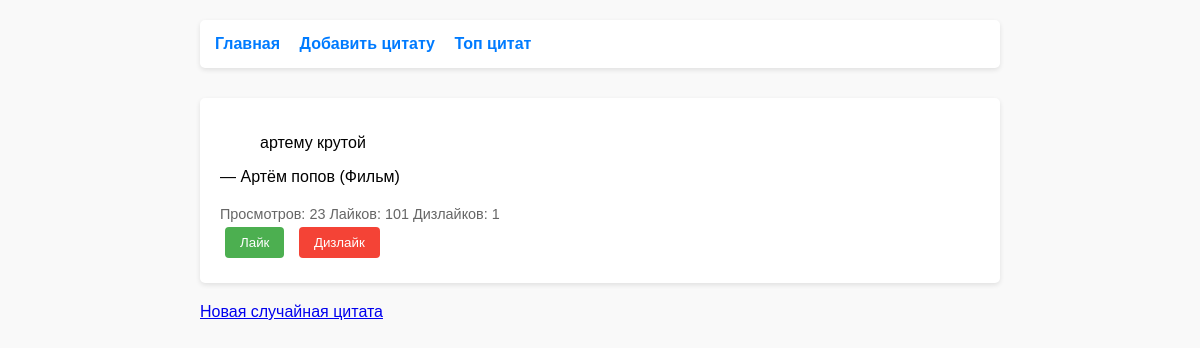
The page / on the database its author committed.
### random_quote/models.py (models this page shows)
class Quote(models.Model):
    text = models.CharField(unique=True, max_length=140)
    source = models.ForeignKey(Source, on_delete=models.CASCADE)
    weight = models.PositiveIntegerField(default=1)
    views = models.PositiveIntegerField(default=0)
    likes = models.PositiveIntegerField(default=0)
    dislikes = models.PositiveIntegerField(default=0)
    created_at = models.DateTimeField(auto_now_add=True)

class Source(models.Model):
    SOURCE_TYPES = [
        ('movie', 'Фильм'),
        ('book', 'Книга'),
    ]
    name = models.CharField(unique=True, max_length=140)
    from_where = models.CharField(
        max_length=140,
        choices=SOURCE_TYPES,
        default='book',
        blank=False,
        null=False
    )

### random_quote/views.py (the view)
# urls.py: path('', include('random_quote.urls')),
def random_quote(request):
    quote = get_random_quote()
    if quote is None:
        return render(request, 'quotes/empty.html')
    quote.views += 1
    quote.save()
    csrf_token = get_token(request)
    context = {
        'quote': quote,
        'total_quotes': Quote.objects.count(),
        'total_sources': Source.objects.count(),
        'csrf_token': csrf_token,
    }
    return render(request, 'quotes/random_quote.html', {'quote': quote})

### random_quote/utils.py (called while the page is built)
def get_random_quote():
    quotes = list(Quote.objects.all())
    if not quotes: return None
    weights = [quote.weight for quote in quotes]
    return random.choices(quotes, weights=weights, k=1)[0]

### random_quote/templates/quotes/random_quote.html (shortened to what this page needs)
{% extends 'base.html' %}
{% block content %}
    {% if quote %}
        <div class="quote" id="quote-{{ quote.id }}">
            <blockquote>{{ quote.text }}</blockquote>
            <p class="source">— {{ quote.source.name }} ({{ quote.source.get_from_where_display }})</p>
            <div class="stats">
                <span>Просмотров: {{ quote.views }}</span>
                <span>Лайков: <span id="likes-count">{{ quote.likes }}</span></span>
                <span>Дизлайков: <span id="dislikes-count">{{ quote.dislikes }}</span></span>
            </div>
            <div class="actions">
                <button onclick="rateQuote({{ quote.id }}, 'like')" class="like-btn">
                    Лайк
                </button>
                <button onclick="rateQuote({{ quote.id }}, 'dislike')" class="dislike-btn">
                    Дизлайк
                </button>
            </div>
        </div>
    {% else %}
        <div class="no-quotes">
            <p>Цитат пока нет. <a href="{% url 'add_quote' %}">Добавьте первую!</a></p>
        </div>
    {% endif %}
    <div class="refresh">
        <a href="{% url 'random_quote' %}">Новая случайная цитата</a>
    </div>
{% endblock %}

### random_quote/templates/base.html (style rules this page uses)
body { font-family: Arial, sans-serif; max-width: 800px; margin: 0 auto; padding: 20px; background-color: #f9f9f9; }
.quote { background: white; padding: 20px; margin: 20px 0; border-radius: 5px; box-shadow: 0 2px 5px rgba(0,0,0,0.1); }
.actions button { padding: 8px 15px; margin: 5px; cursor: pointer; border: none; border-radius: 4px; }
.like-btn { background-color: #4CAF50; color: white; }
.dislike-btn { background-color: #f44336; color: white; }
.stats { margin-top: 20px; font-size: 0.9em; color: #666; }
.like-btn { background-color: #4CAF50; color: white; padding: 10px 20px; border: none; border-radius: 4px; cursor: pointer; margin-right: 10px; }
.dislike-btn { background-color: #f44336; color: white; padding: 10px 20px; border: none; border-radius: 4px; cursor: pointer; }

### rows shown on the page
Quote: text "артему крутой", source.name "Артём попов", source.from_where "Фильм", views "23", likes "101", dislikes "1"
